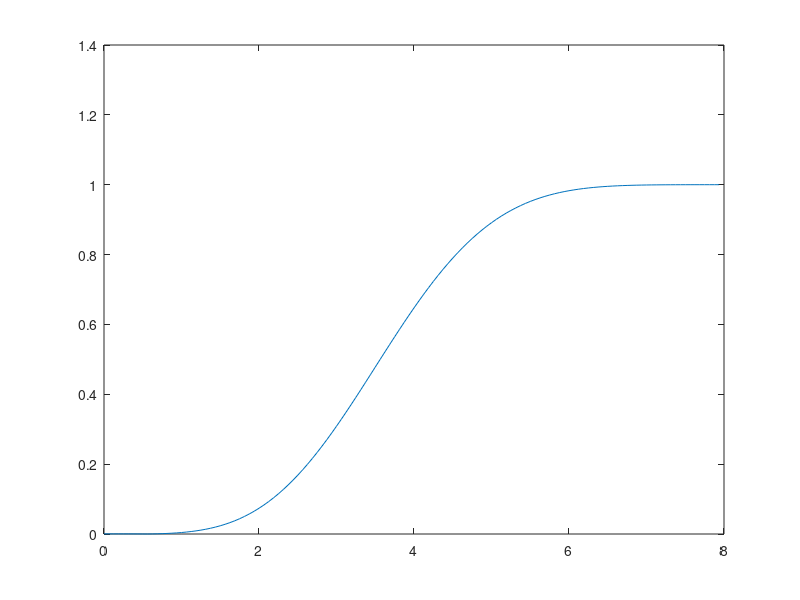

Recreate this plot in MATLAB.
clear all; clc;

m = [0, 0, 0, 0.25, 0.707, 0.95, 1, 1, 1];  % vektor m
f = [0, 1, 2, 3, 4, 5, 6, 7, 8];            % vektor f

% normalisasi frekuensi cut-off
f = f / 8;                          % f = f / fs2
n = 16;                             % orde 16, 1/2 frekuensi sampling = 8kHz
fs2 = 8;                            % hitung koefisien filter
% b = firpm(n, f, m); % firpm = Parks-McClellan optimal FIR filter design
b = fir2(n, f, m);

fid = fopen('fir.txt', 'w');        % buka file fir.txt
fprintf(fid, strcat('Koefisien filter FIR orde-'), int2str(n), ':\n');
fprintf(fid, strcat('Generated on-', datestr(now), '\n\n'));
for i = 1:n+1                       % simpan dalam file
    fprintf(fid, '%1.6f \n', b(i));
end
fclose(fid);                        % tutup file

[H, w] = freqz(b, 1, 128);          % respon frekuensi
plot(w/pi * fs2, abs(H));           % plot respon frekuensi


m = [1, 1, 1, 1, 1, 0, 0, 1, 1];
f = [0, 0.125, 0.25, 0.375, 0.5, 0.625, 0.75, 0.875, 1];
